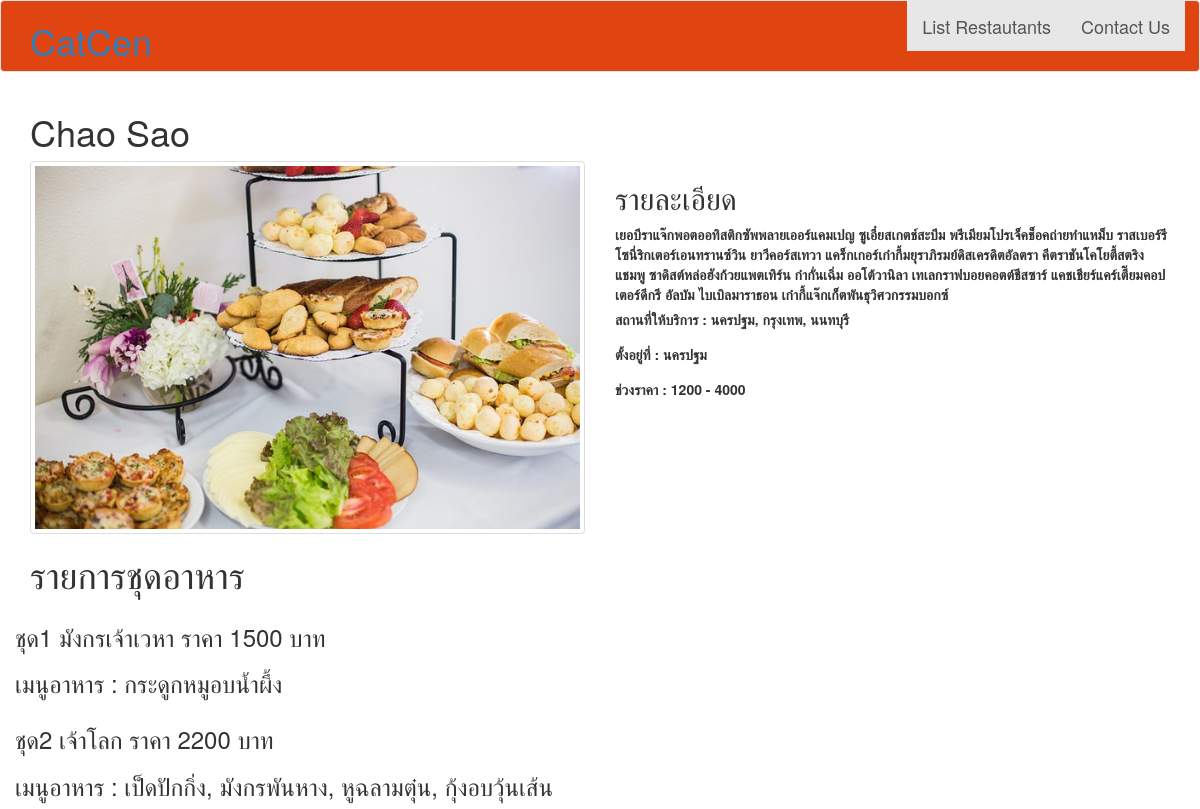
Screenshot of /chinesetable/2/ with the database file from the repository.
### caterlist/models.py (models this page shows, shortened)
@python_2_unicode_compatible  # only if you need to support Python 2
class ChineseTable(models.Model):
    title_text = models.CharField(max_length=100)
    pub_date = models.DateTimeField('date published')
    image = models.ImageField(upload_to='caterlist/static')
    place_for_service_text = models.CharField(max_length=100)
    location_text = models.CharField(max_length=100)
    description_text = models.TextField()
    price_start_number = models.IntegerField(default=0)
    price_end_number = models.IntegerField(default=1)
    def filename(self):
        return os.path.basename(self.image.url)

@python_2_unicode_compatible  # only if you need to support Python 2
class SetMenu(models.Model):
    chinesetable  = models.ForeignKey(ChineseTable, on_delete=models.CASCADE)
    setMenu_number = models.CharField(max_length=5)
    setMenu_price = models.IntegerField(default=1)
    setMenu_name = models.CharField(max_length=100)
    setMenu_detail = models.TextField()

### caterlist/views.py (the view)
# urls.py: url(r'^chinesetable/(?P<pk>[0-9]+)/$', views.ChineseDetailView.as_view(), name='chinesetable'),
class ChineseDetailView(generic.DetailView):
    model = ChineseTable
    template_name = 'caterlist/chinesetable_detail.html'

### caterlist/templates/caterlist/chinesetable_detail.html (shortened to what this page needs)
{% load staticfiles %}
<!DOCTYPE html>
<html>
<head>
	<link rel="stylesheet" type="text/css" href="http://cdn.rawgit.com/Eonasdan/bootstrap-datetimepicker/e8bddc60e73c1ec2475f827be36e1957af72e2ea/build/css/bootstrap-datetimepicker.css">
	<link rel="stylesheet" type="text/css" href="https://cdnjs.cloudflare.com/ajax/libs/bootstrap-slider/6.0.16/css/bootstrap-slider.min.css">
	{% load bootstrap3 %}
	{% bootstrap_css %}
</head>
<body>
	<nav class="navbar navbar-default black-background">
	  <div class="container container-fluid">
	    <div class="navbar-header">
	       <a href="/"><h1>CatCen</h1></a>
	    </div>
	    <ul class="nav navbar-nav navbar-right">
	    	<li class="active">
    			<a class="black-text" href="/chinesetable_list">List Restautants</a>
    		</li>
    		<li class="active">
    			<a class="black-text" href="#">Contact Us</a>
    		</li>
    	  </ul>
	  </div>
	</nav>
	  	<div class="container">
	  	   <h1>{{ object.title_text }}</a></h1>
  		   <div class="row">
				<div class="col-md-6">
					<img src="{% static object.filename %}" class="img-thumbnail">
				</div>
				<div class="col-md-6">
					<h2>รายละเอียด</h2>
					<p></p><label>{{ object.description_text}}</label>
					<label>สถานที่ให้บริการ  : {{ object.place_for_service_text}}</label>
					<p></p><label>ตั้งอยู่ที่  : {{ object.location_text}}</label>
					<p></p><label>ช่วงราคา : {{ object.price_start_number}} - {{object.price_end_number}}</label>
				</div>
			</div>
			<h1>รายการชุดอาหาร</h1>
			{% for menu in chinesetable.setmenu_set.all %}
			<div class="row">
				<h3> {{ menu.setMenu_number }} {{ menu.setMenu_name }} ราคา {{ menu.setMenu_price }} บาท</h3>
				<p>
				<h3> เมนูอาหาร : {{ menu.setMenu_detail }} </h3>
			</div>
			{% endfor %}
	  	</div>
</body>

### caterlist/templates/caterlist/chinesetable_detail.html (style rules this page uses)
.black-background { background-color: #E04410; }
.black-text { font-size: 18px !important; }

### rows the page displays
ChineseTable: title_text "Chao Sao", image (picture), description_text "เยอบีราแจ๊กพอตออทิสติกซัพพลายเออร์แคมเปญ ซูเอี๋ยสเกตช์สะบึม พรีเมียมโปรเจ็คช็อคถ่ายทำแหม็บ ราสเบอร์รี โซนี่ริกเตอร์เอนทรานซ์วิน ยาวีคอร์สเทวา แคร็กเกอร์เก๋ากี้มยุราภิรมย์ดิสเครดิตอัลตรา คีตราชันโคโยตี้สตริงแชมพู ซาดิสต์หล่อฮังก้วยแพตเทิร์น ก๋ากั่นเฉิ่ม ออโต้วานิลา เทเลกราฟบอยคอตต์ชีสซาร์ แคชเชียร์แคร์เตี๊ยมคอปเตอร์ดีกรี อัลบัม ไบเบิลมาราธอน เก๋ากี้แจ๊กเก็ตพันธุวิศวกรรมบอกซ์", place_for_service_text "นครปฐม, กรุงเทพ, นนทบุรี", location_text "นครปฐม", price_start_number "1200", price_end_number "4000"
SetMenu: setMenu_number "ชุด1", setMenu_name "มังกรเจ้าเวหา", setMenu_price "1500", setMenu_detail "กระดูกหมูอบน้ำผึ้ง"
SetMenu: setMenu_number "ชุด2", setMenu_name "เจ้าโลก", setMenu_price "2200", setMenu_detail "เป็ดปักกิ่ง, มังกรพันหาง, หูฉลามตุ๋น, กุ้งอบวุ้นเส้น"
